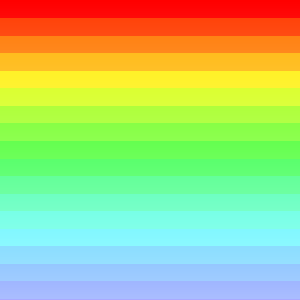
Frame 1 (no input)
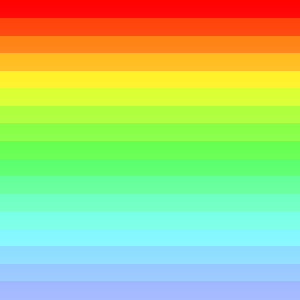
Frame 60 (the mouse pressed at the canvas centre just before this capture)
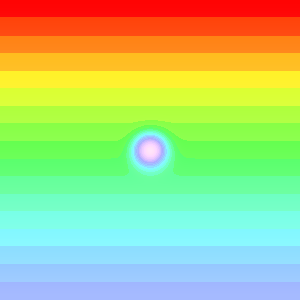
Frame 120 (the mouse held since frame 60 and released just before this capture)

The Processing sketch that drew these frames (run headless with seeded random() and noise(); from frame 60 on, the mouse is pressed at the canvas centre):

// Processing sketch: heat_dissipation
// ── heat_dissipation.pde

 /////////////////////////////////////
 //                                 //
 //      H E A T - Dissipation      //
 //                                 //
 /////////////////////////////////////

 // (c) Martin Schneider 2013

 // A very simple dissipation simulation.
 // Use the mouse to draw cold traces, and watch the energy dissipate.
 // If any key is pressed the heatmap function provides a constant influx of energy,
 // slowly resetting the image to its inital state.

float[][] gradient;

void setup() {
  size(300, 300);
  colorMode(HSB);
  initGradient();
}


void draw() {
  updateGradient();
  renderGradient();
}


void initGradient() {
 
  gradient = new float[width][height];
  for (int y = 0; y < height; y++) {
    for (int x = 0; x < width; x++) {
      gradient[y][x] = heatMap(x, y);
    }
  }
  
}


// gradient from top to bottom
float heatMap(float x, float y) {
  return map(y, 0, height, 1.0, 0.33);
}


void updateGradient() {

  float heat = keyPressed ? 0.05: 0;

  for (int y = 0; y < height; y++) {
    for (int x = 0; x < width; x++) {

      // wrap x coords
      int x1 = (x + width - 1) % width;
      int x2 = (x + 1) % width;

      // dont't wrap y coords
      int y1 = max(y - 1, 0);
      int y2 = min(y + 1, height - 1);

      // update gradient from the 4 neighbor cells
      gradient[y][x] = (gradient[y1][x] + gradient[y2][x] + gradient[y][x1] + gradient[y][x2]) / 4;

      // influx from the heatmap
      gradient[y][x] = lerp(gradient[y][x], heatMap(x, y), heat);
      
    }
  }
}


void renderGradient() {

  loadPixels();

  for (int i = 0, n = pixels.length; i < n; i++) {

    // get x and y coordinates
    int y = i / width;
    int x = i % width;

    // map gradient to colour
    float d = 255 * gradient[y][x];
    int rainbow = (int(255 - d) / 10) * 10;
    pixels[i] = color(rainbow, d, 255);
    
  }

  updatePixels();
  
}


// circular stamp in the gradient field
void stamp(int px, int py, int r) {

  for (int y = 0; y < height; y++) {
    for (int x = 0; x < width; x++) {
      // set gradient to zero inside the circle
      if (dist(x, y, px, py) < r) {
        gradient[y][x] = 0;
      }
    }
  }
}

void mouseDragged() {
  stamp(mouseX, mouseY, 10);
}

void mousePressed() {
  stamp(mouseX, mouseY, 15);
}
